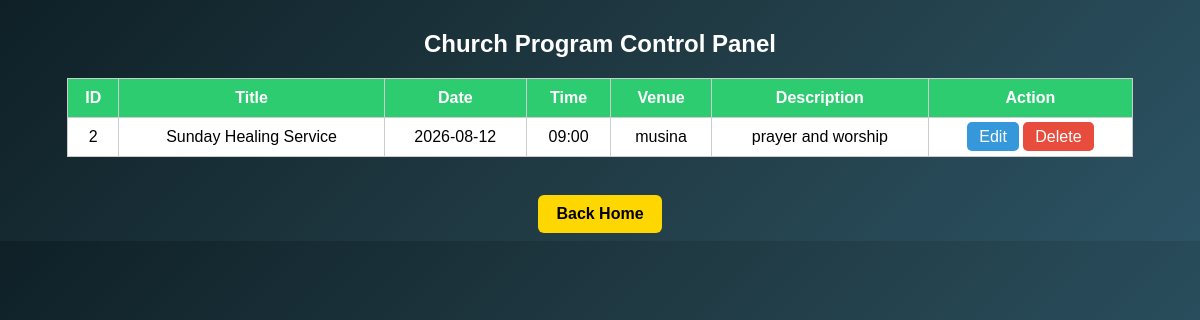
The page /admin/manage_events.php (signed in) on the database its author committed.
### tables this page shows
CREATE TABLE `events` (
  `id` int(11) NOT NULL,
  `event_title` varchar(150) DEFAULT NULL,
  `event_date` date DEFAULT NULL,
  `event_time` varchar(50) DEFAULT NULL,
  `event_location` varchar(150) DEFAULT NULL,
  `event_description` text DEFAULT NULL
);

### public/admin/manage_events.php (the view, shortened to what this page needs)
<?php
require_once '../../includes/db.php';
$query = "SELECT * FROM events ORDER BY event_date ASC";
$result = mysqli_query($conn, $query);
?>
<!DOCTYPE html>
<html>
<head>
</head>
<body>
<h2>Church Program Control Panel</h2>
<table>
<tr>
    <th>ID</th>
    <th>Title</th>
    <th>Date</th>
    <th>Time</th>
    <th>Venue</th>
    <th>Description</th>
    <th>Action</th>
</tr>
<?php while($row = mysqli_fetch_assoc($result)) { ?>
<tr>
    <td><?php echo $row['id']; ?></td>
    <td><?php echo $row['event_title']; ?></td>
    <td><?php echo $row['event_date']; ?></td>
    <td><?php echo $row['event_time']; ?></td>
    <td><?php echo $row['event_location']; ?></td>
    <td><?php echo $row['event_description']; ?></td>
    <td>
        <a class="btn edit" href="edit_event.php?id=<?php echo $row['id']; ?>">Edit</a>
        <a class="btn delete" href="delete_event.php?id=<?php echo $row['id']; ?>" onclick="return confirm('Delete this event?');">Delete</a>
    </td>
</tr>
<?php } ?>
</table>
<br>
<a class="home" href="dashboard.php">Back Home</a>
</body>
</html>

### public/admin/manage_events.php (style rules this page uses)
body { font-family: Arial; background: linear-gradient(135deg,#0f2027,#203a43,#2c5364); color:white; text-align:center; }
h2 { margin-top:30px; }
table { width:90%; margin:auto; border-collapse:collapse; background:white; color:black; }
th, td { padding:10px; border:1px solid #ccc; }
th { background:#2ecc71; color:white; }
.btn { padding:6px 12px; text-decoration:none; border-radius:5px; color:white; }
.edit { background:#3498db; }
.delete { background:#e74c3c; }
.home { margin-top:20px; display:inline-block; padding:10px 18px; background:gold; color:black; border-radius:6px; text-decoration:none; font-weight:bold; }

### rows shown on the page
events: id "2", event_title "Sunday Healing Service", event_date "2026-08-12", event_time "09:00", event_location "musina", event_description "prayer and worship"
